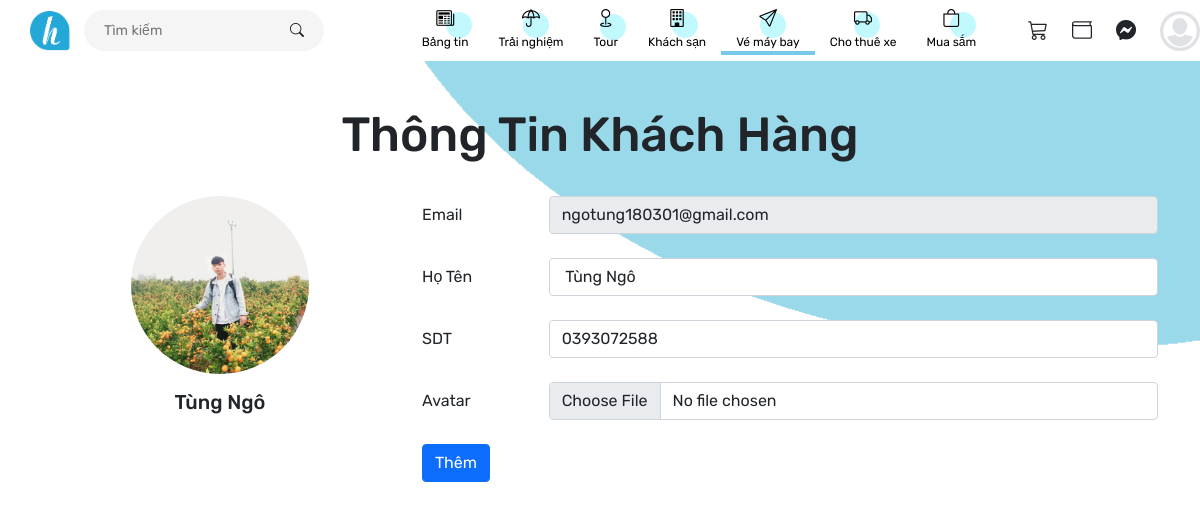
Screenshot of /user_information.php (signed in) with the database file from the repository.
### tables this page shows
CREATE TABLE `user_login` (
  `id` int(11) NOT NULL,
  `firstname` varchar(100) NOT NULL,
  `lastname` varchar(100) NOT NULL,
  `email` varchar(100) NOT NULL,
  `password` char(200) NOT NULL,
  `sdt` char(10) NOT NULL,
  `avatar` char(200) NOT NULL,
  `sex` bit(1) NOT NULL,
  `adress` varchar(100) NOT NULL
);

### user_information.php (the view, shortened to what this page needs)
<?php include('header.php') ?>
<?php
require_once "admin/connect.php";
$id = $_SESSION['USER'];
$query = "SELECT * FROM user_login WHERE id = $id";
$result = mysqli_query($conn, $query);
$data = mysqli_fetch_assoc($result);
?>
<div class="container " style="margin-top: var(--header-mg);">
    <div class="row">
        <div class="col-md-12 mt-2 mb-4">
            <div class="manager-header">
                <h1 style="font-size: 3rem; text-align:center;">Thông Tin Khách Hàng</h1>
            </div>
        </div>
    </div>
    <div class="row">
        <div class="col-4" style="text-align:center;">
            <?php
            if ($data['avatar'] == "") {
                echo '<img src="assets/img/user_icon.png" width="50%" height="auto" alt="" class="rounded-circle">';
            } else {
                echo '<img src="';
                echo $data['avatar'];
                echo '" width="50%" height="auto" alt="" class="rounded-circle">';
            }
            ?>
            <h5 class="mt-3">
                <?php
                echo $data['firstname'];
                echo $data['lastname'];
                ?>
            </h5>
        </div>
        <form class="col-8" action="user_db.php" method="Post" enctype="multipart/form-data">
            <div class="mb-4 row">
                <label for="" class="col-sm-2 col-form-label">Email</label>
                <div class="col-sm-10">
                    <input type="text" class="form-control" id="staticEmail" value="<?php echo $data['email'] ?>" readonly>
                </div>
            </div>
            <div class="mb-4 row">
                <label for="" class="col-sm-2 col-form-label">Họ Tên</label>
                <div class="col-sm-10">
                    <input type="text" class="form-control" value=" <?php echo $data['firstname'] . ' ' . $data['lastname'] ?>" >
                </div>
            </div>
            <div class="mb-4 row">
                <label for="" class="col-sm-2 col-form-label">SDT</label>
                <div class="col-sm-10">
                    <input type="text" class="form-control" name="sdt" value="<?php echo $data['sdt'] ?>">
                </div>
            </div>
            <div class="mb-4 row">
                <label for="" class="col-sm-2 col-form-label">Avatar</label>
                <div class="col-sm-10">
                    <input type="file" class="form-control" name="avatar" accept="image/png, image/jpeg">
                </div>
            </div>
            <div class="mb-5">
                <div class="d-grid gap-2 d-md-block mt-4">
                    <button class="btn btn-primary" type="submit">Thêm</button>
                </div>
            </div>
        </form>
    </div>
</div>
<?php include('footer.php') ?>

### assets/css/base.css (style rules this page uses)
* { margin: 0; padding: 0; box-sizing: border-box; font-family: 'Rubik', sans-serif; }
body { position: relative; background-image: url(../img/bg.png); background-attachment: fixed; background-size: cover; background-repeat: no-repeat; z-index: -1; }
:root { --text-color: #7e7e7e; --primary-color: #24a8d8; --second-color: #c2f9ff; --gray-color: #e7e7e8; --header-mg: 98px; --price--color: #f55145; }
.container { width: calc(100% + 16px); }

### rows the page displays
user_login: avatar (picture), firstname "Tùng", lastname "Ngô", email "ngotung180301@gmail.com", firstname+lastname "Tùng Ngô", sdt "0393072588"
